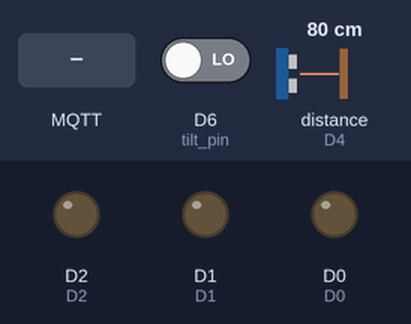
Bench run of a sketch on a simulated ESP8266 (NodeMCU). Shown: output pins drawn as LEDs (lit = HIGH). Inputs (shaded band) come from the test bench; at power-on: D6 (tilt_pin) LOW, distance to the obstacle (sensor on D4) 80 cm. The echo pulse lasts 58.3 µs per cm; WiFi joins after 1.5 s; servers stay silent unless stated; random numbers use the default seed unless the sketch sets one; no MQTT or app messages arrive unless stated; pins used as bus, display or sensor lines are not drawn; what the sketch prints to the serial monitor is not drawn.

Above: at 2.7 s.
2.8 s: MQTT message "1" arrives on the third subscribed topic
At 7.0 s:
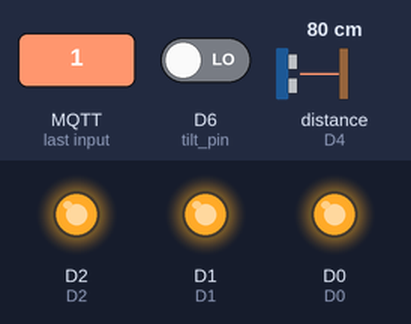
9.0 s: MQTT message "2" arrives on the third subscribed topic
At 13.0 s:
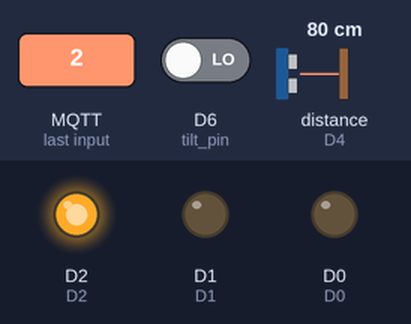
15.0 s: MQTT message "3" arrives on the third subscribed topic
At 19.0 s:
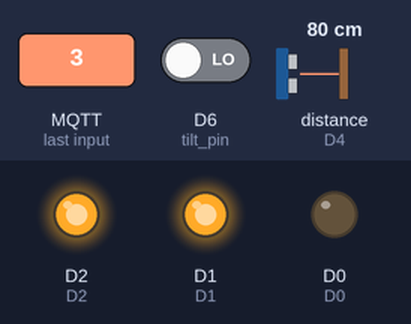
21.0 s: MQTT message "4" arrives on the third subscribed topic
At 25.0 s:
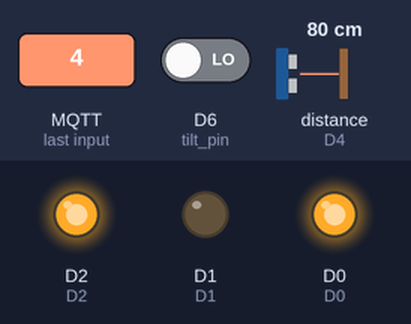
Timing chart, 0 to 27.1 s (numbered marks = the images above; inputs shaded):
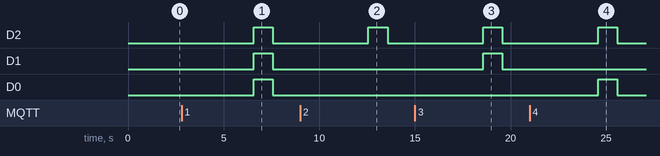

The sketch:

car_nodeMCU.ino
```cpp
#include<ESP8266WiFi.h>
#include<PubSubClient.h>

char ssid[] = "Sanjay 2.4";           //WIFI Name
char pass[] = "12341234";           //WIFI Password
const char *MQTT_server = "broker.mqtt-dashboard.com";
int reading;
long lastMsg = 0;
long duration;


#define tilt_pin 12
#define echoPin 2
#define trigPin 3
#define D0 16
#define D1 5
#define D2 4

WiFiClient espClient;
PubSubClient client(espClient);

void setup()
{

    Serial.begin(115200);
    delay(10);

    Serial.print("Connecting to ");
    Serial.println(ssid);

    WiFi.begin(ssid,pass);

    while(WiFi.status() != WL_CONNECTED)
    {
        delay(500);
        Serial.print(".");
    }
  Serial.println("WiFi connected !");
  client.setServer(MQTT_server,1883);
  client.setCallback(callback);
  pinMode(tilt_pin, INPUT);
  pinMode(trigPin, OUTPUT);
  pinMode(echoPin, INPUT);
  pinMode(D0, OUTPUT); // D0
  pinMode(D1, OUTPUT);  // D1
  pinMode(D2, OUTPUT);  // D2
  turnoff();

}

void reconnect()
{
    while(!client.connected())
    {
        String clientId = "ESP8266Client-";
        clientId += String(random(0xffff),HEX);

        if(client.connect(clientId.c_str()))
        {
            Serial.println("Connected");
            client.subscribe("Tilt_team4");
            client.subscribe("Distance_team4");
            client.subscribe("Movement_team4");
        }
        else
        {
            Serial.println("failed");
            delay(6000);
        }
    }
}

void turnoff(){
  digitalWrite(D2,LOW);
  digitalWrite(D1,LOW);
  digitalWrite(D0,LOW);
}

void moveforward(){   //D0D1D2 ~D2:enable pin //111:for forward
  digitalWrite(D2,HIGH);
  digitalWrite(D1,HIGH);
  digitalWrite(D0,HIGH);
  delay(1000);
  turnoff();
}

void movebackward(){   //D0D1D2 ~D2:enable pin //111:for forward
  digitalWrite(D2,HIGH);
  digitalWrite(D1,LOW);
  digitalWrite(D0,LOW);
  delay(1000);
  turnoff();
}

void moveleft(){   //D0D1D2 ~D2:enable pin //111:for forward
  digitalWrite(D2,HIGH);
  digitalWrite(D1,LOW);
  digitalWrite(D0,HIGH);
  delay(1000);
  turnoff();
}

void moveright(){   //D0D1D2 ~D2:enable pin //111:for forward
  digitalWrite(D2,HIGH);
  digitalWrite(D1,HIGH);
  digitalWrite(D0,LOW);
  delay(1000);
  turnoff();
}

void callback(char* topic, byte* payload, unsigned int length)
{

  if(strcmp(topic,"Movement_team4") == 0)
  {

    int d = (char)payload[0]-'0';

    if(d==1)
     {
      moveforward();
     }
    else if(d==2)
      {
        movebackward();
      }
    else if(d==3)
    {
      moveright();
    }
    else if(d==4)
      {
        moveleft();

      }
  }
}

float getDistance()
{
  digitalWrite(trigPin, LOW);
  delayMicroseconds(2);
  // Sets the trigPin HIGH (ACTIVE) for 10 microseconds
  digitalWrite(trigPin, HIGH);
  delayMicroseconds(10);
  digitalWrite(trigPin, LOW);
  // Reads the echoPin, returns the sound wave travel time in microseconds
  duration = pulseIn(echoPin, HIGH);
  // Calculating the distance
  float distance = duration * 0.034 / 2;
  return distance;
}
void loop()
{
  if(!client.connected())
    {
        reconnect();
    }

    client.loop();

    long now = millis();

   if (now - lastMsg > 6000) {

      lastMsg = now;
      float distance = getDistance();
      const char* msg= (String (distance)).c_str();

     client.publish("Distance_team4", msg);
   }


  reading = digitalRead(tilt_pin);
  if(reading == 1)
  {
   client.publish("Tilt_team4","1");
   delay(5000);
  }
  else
  {
   client.publish("Tilt_team4","0");
   delay(5000);
  }
}
```

Measured:
- after the input at 2.8 s, D2, D1, D0: LOW → HIGH after 3.8 s, → LOW 1.0 s later
- after the input at 9.0 s, D2: LOW → HIGH after 3.6 s, → LOW 1.0 s later
- after the input at 15.0 s, D2, D1: LOW → HIGH after 3.6 s, → LOW 1.0 s later
- after the input at 21.0 s, D2, D0: LOW → HIGH after 3.6 s, → LOW 1.0 s later
